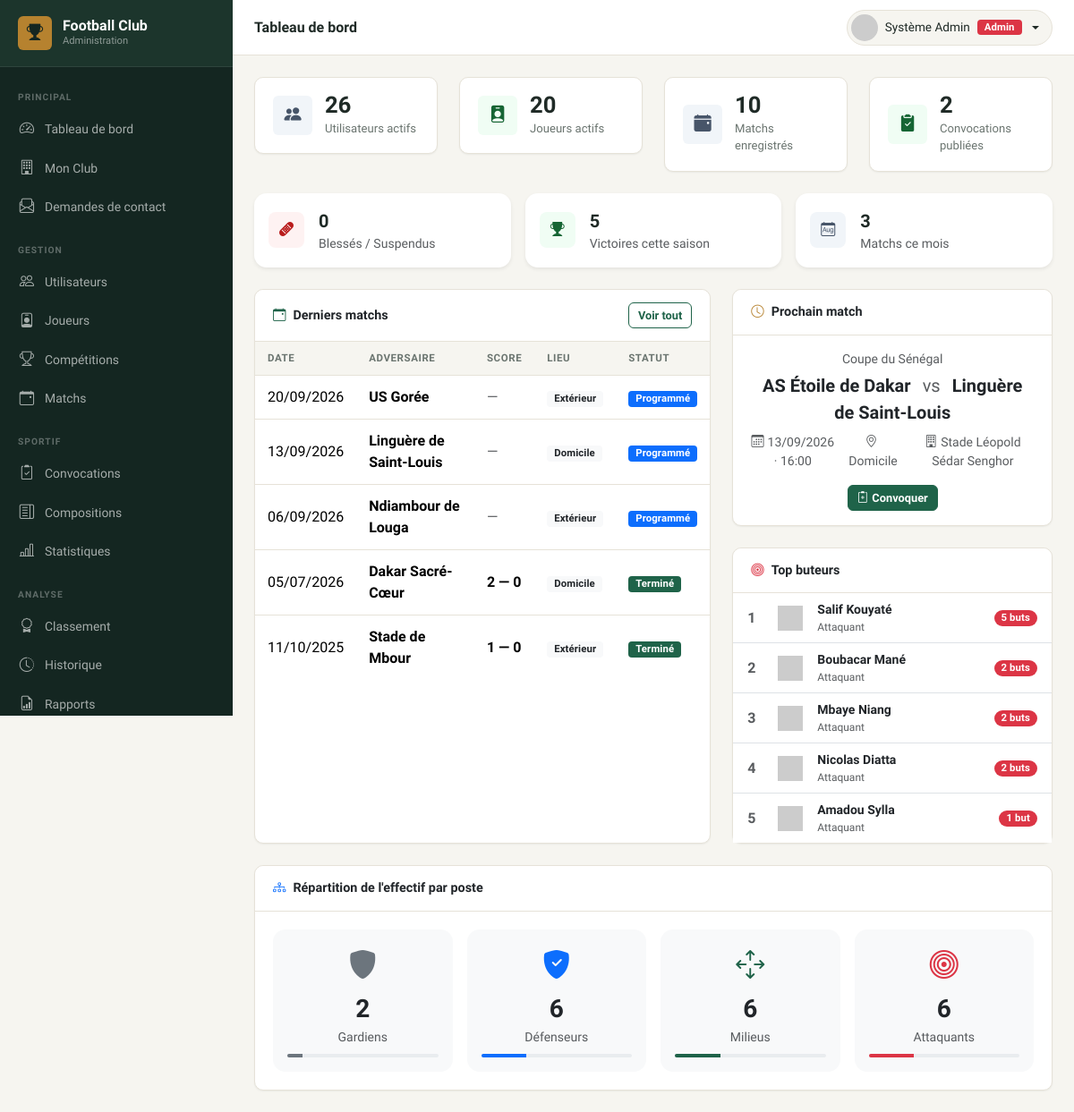
The page /admin/index.php (signed in) on the database its author committed.
### tables this page shows
CREATE TABLE `matchs` (
  `id` int(11) NOT NULL,
  `competition_id` int(11) DEFAULT NULL,
  `date_match` date NOT NULL,
  `heure_match` time DEFAULT NULL,
  `stade` varchar(200) DEFAULT NULL,
  `adversaire` varchar(150) NOT NULL,
  `domicile_exterieur` enum('Domicile','Extérieur') DEFAULT 'Domicile',
  `score_equipe` tinyint(3) UNSIGNED DEFAULT 0,
  `score_adverse` tinyint(3) UNSIGNED DEFAULT 0,
  `statut` enum('Programmé','En cours','Terminé','Annulé','Reporté') DEFAULT 'Programmé',
  `notes` text DEFAULT NULL,
  `created_at` timestamp NOT NULL DEFAULT current_timestamp(),
  `updated_at` timestamp NOT NULL DEFAULT current_timestamp() ON UPDATE current_timestamp()
);

CREATE TABLE `competitions` (
  `id` int(11) NOT NULL,
  `nom` varchar(150) NOT NULL,
  `type` enum('Championnat','Coupe','Amical','Tournoi') DEFAULT 'Championnat',
  `saison` varchar(20) DEFAULT NULL,
  `created_at` timestamp NOT NULL DEFAULT current_timestamp(),
  `updated_at` timestamp NOT NULL DEFAULT current_timestamp() ON UPDATE current_timestamp()
);

### admin/index.php (the view, shortened to what this page needs)
<?php
require_once ROOT_PATH . '/includes/functions.php';
$pdo = getPDO();
$stats = [
    'utilisateurs' => $pdo->query("SELECT COUNT(*) FROM utilisateurs")->fetchColumn(),
    'joueurs'      => $pdo->query("SELECT COUNT(*) FROM joueurs WHERE statut='actif'")->fetchColumn(),
    'matchs'       => $pdo->query("SELECT COUNT(*) FROM matchs")->fetchColumn(),
    'convocations' => $pdo->query("SELECT COUNT(*) FROM convocations WHERE statut='Publiée'")->fetchColumn(),
    'blesses'      => $pdo->query("SELECT COUNT(*) FROM joueurs WHERE statut IN ('blessé','suspendu')")->fetchColumn(),
    'victoires'    => $pdo->query("SELECT COUNT(*) FROM matchs WHERE statut='Terminé' AND score_equipe > score_adverse")->fetchColumn(),
    'matchs_mois'  => $pdo->query("SELECT COUNT(*) FROM matchs WHERE MONTH(date_match)=MONTH(CURDATE()) AND YEAR(date_match)=YEAR(CURDATE())")->fetchColumn(),
];
$derniers_matchs = $pdo->query("
    SELECT m.*, c.nom AS competition
    FROM matchs m
    LEFT JOIN competitions c ON c.id = m.competition_id
    ORDER BY m.date_match DESC LIMIT 5
")->fetchAll();
$prochains = $pdo->query("
    SELECT m.*, c.nom AS competition
    FROM matchs m
    LEFT JOIN competitions c ON c.id = m.competition_id
    WHERE m.statut = 'Programmé' AND m.date_match >= CURDATE()
    ORDER BY m.date_match ASC LIMIT 1
")->fetchAll();
$buteurs = $pdo->query("
    SELECT j.nom, j.prenom, j.poste, j.photo, SUM(s.buts) AS total_buts
    FROM statistiques s
    JOIN joueurs j ON j.id = s.joueur_id
    GROUP BY j.id
    ORDER BY total_buts DESC LIMIT 5
")->fetchAll();
$postes = $pdo->query("
    SELECT poste, COUNT(*) AS nb FROM joueurs WHERE statut='actif' GROUP BY poste
")->fetchAll(PDO::FETCH_KEY_PAIR);
require_once __DIR__ . '/includes/header.php';
?>
<div class="row g-4 mb-4">
    <div class="col-sm-6 col-xl-3">
        <div class="stat-card">
            <div class="stat-icon" style="background:#f1f5f9;color:#475569"><i class="bi bi-people-fill"></i></div>
            <div>
                <div class="stat-value"><?= $stats['utilisateurs'] ?></div>
                <div class="stat-label">Utilisateurs actifs</div>
            </div>
        </div>
    </div>
    <div class="col-sm-6 col-xl-3">
        <div class="stat-card">
            <div class="stat-icon" style="background:#f0fdf4;color:#166534"><i class="bi bi-person-badge-fill"></i></div>
            <div>
                <div class="stat-value"><?= $stats['joueurs'] ?></div>
                <div class="stat-label">Joueurs actifs</div>
            </div>
        </div>
    </div>
    <div class="col-sm-6 col-xl-3">
        <div class="stat-card">
            <div class="stat-icon" style="background:#f1f5f9;color:#475569"><i class="bi bi-calendar-event-fill"></i></div>
            <div>
                <div class="stat-value"><?= $stats['matchs'] ?></div>
                <div class="stat-label">Matchs enregistrés</div>
            </div>
        </div>
    </div>
    <div class="col-sm-6 col-xl-3">
        <div class="stat-card">
            <div class="stat-icon" style="background:#f0fdf4;color:#166534"><i class="bi bi-clipboard2-check-fill"></i></div>
            <div>
                <div class="stat-value"><?= $stats['convocations'] ?></div>
                <div class="stat-label">Convocations publiées</div>
            </div>
        </div>
    </div>
</div>
<div class="row g-3 mb-4">
    <div class="col-sm-4">
        <div class="d-flex align-items-center gap-3 p-3 bg-white rounded-3 shadow-sm">
            <div style="width:40px;height:40px;background:#fef2f2;color:#b91c1c;border-radius:8px;display:flex;align-items:center;justify-content:center">
                <i class="bi bi-bandaid-fill"></i>
            </div>
            <div>
                <div class="fw-bold fs-5"><?= $stats['blesses'] ?></div>
                <div class="text-muted small">Blessés / Suspendus</div>
            </div>
        </div>
    </div>
    <div class="col-sm-4">
        <div class="d-flex align-items-center gap-3 p-3 bg-white rounded-3 shadow-sm">
            <div style="width:40px;height:40px;background:#f0fdf4;color:#166534;border-radius:8px;display:flex;align-items:center;justify-content:center">
                <i class="bi bi-trophy-fill"></i>
            </div>
            <div>
                <div class="fw-bold fs-5"><?= $stats['victoires'] ?></div>
                <div class="text-muted small">Victoires cette saison</div>
            </div>
        </div>
    </div>
    <div class="col-sm-4">
        <div class="d-flex align-items-center gap-3 p-3 bg-white rounded-3 shadow-sm">
            <div style="width:40px;height:40px;background:#f1f5f9;color:#475569;border-radius:8px;display:flex;align-items:center;justify-content:center">
                <i class="bi bi-calendar-month"></i>
            </div>
            <div>
                <div class="fw-bold fs-5"><?= $stats['matchs_mois'] ?></div>
                <div class="text-muted small">Matchs ce mois</div>
            </div>
        </div>
    </div>
</div>
<div class="row g-4">
    <div class="col-lg-7">
        <div class="card table-card h-100">
            <div class="card-header d-flex align-items-center justify-content-between">
                <span><i class="bi bi-calendar-event text-success me-2"></i>Derniers matchs</span>
                <a href="<?= BASE_URL ?>/admin/matchs/index.php" class="btn btn-sm btn-outline-success">Voir tout</a>
            </div>
            <div class="card-body p-0 table-responsive">
                <?php if ($derniers_matchs): ?>
                <table class="table mb-0">
                    <thead><tr>
                        <th>Date</th><th>Adversaire</th><th>Score</th><th>Lieu</th><th>Statut</th>
                    </tr></thead>
                    <tbody>
                    <?php foreach ($derniers_matchs as $m): ?>
                        <tr>
                            <td><?= formatDate($m['date_match']) ?></td>
                            <td class="fw-semibold"><?= e($m['adversaire']) ?></td>
                            <td>
                                <?php if ($m['statut'] === 'Terminé'): ?>
                                    <span class="fw-bold"><?= $m['score_equipe'] ?> — <?= $m['score_adverse'] ?></span>
                                <?php else: ?>
                                    <span class="text-muted">—</span>
                                <?php endif; ?>
                            </td>
                            <td><span class="badge bg-light text-dark"><?= e($m['domicile_exterieur']) ?></span></td>
                            <td><?= statusBadge($m['statut']) ?></td>
                        </tr>
                    <?php endforeach; ?>
                    </tbody>
                </table>
                <?php else: ?>
                    <div class="text-center py-5 text-muted"><i class="bi bi-calendar-x fs-2 d-block mb-2"></i>Aucun match enregistré</div>
                <?php endif; ?>
            </div>
        </div>
    </div>
    <div class="col-lg-5">
        <div class="card mb-4">
            <div class="card-header"><i class="bi bi-clock text-warning me-2"></i>Prochain match</div>
            <?php if ($prochains): $m = $prochains[0]; ?>
            <div class="card-body text-center py-3">
                <div class="text-muted small mb-1">
                    <?= $m['competition'] ? e($m['competition']) : 'Match amical' ?>
                </div>
                <div class="fw-bold fs-5 mb-2">AS Étoile de Dakar <span class="text-muted fw-normal mx-2">vs</span> <?= e($m['adversaire']) ?></div>
                <div class="d-flex justify-content-center gap-3 text-muted small mb-3">
                    <span><i class="bi bi-calendar3 me-1"></i><?= formatDate($m['date_match']) ?><?= $m['heure_match'] ? ' · '.formatTime($m['heure_match']) : '' ?></span>
                    <span><i class="bi bi-geo-alt me-1"></i><?= e($m['domicile_exterieur']) ?></span>
                    <?php if ($m['stade']): ?>
                    <span><i class="bi bi-building me-1"></i><?= e($m['stade']) ?></span>
                    <?php endif; ?>
                </div>
                <a href="<?= BASE_URL ?>/admin/convocations/add.php?match_id=<?= $m['id'] ?>" class="btn btn-sm btn-success">
                    <i class="bi bi-clipboard2-plus me-1"></i>Convoquer
                </a>
            </div>
            <?php else: ?>
                <div class="card-body text-center py-4 text-muted small">Aucun match à venir</div>
            <?php endif; ?>
        </div>
        <div class="card">
            <div class="card-header"><i class="bi bi-bullseye text-danger me-2"></i>Top buteurs</div>
            <div class="card-body p-0">
                <?php if ($buteurs): ?>
                <ul class="list-group list-group-flush">
                    <?php foreach ($buteurs as $i => $b): ?>
                    <li class="list-group-item px-3 py-2 d-flex align-items-center gap-3">
                        <span class="fw-bold text-muted" style="width:18px"><?= $i+1 ?></span>
                        <img src="<?= avatarUrl($b['photo'], $b['prenom'].' '.$b['nom']) ?>" class="avatar-sm" alt="">
                        <div class="flex-grow-1">
                            <div class="fw-semibold small"><?= e($b['prenom']) ?> <?= e($b['nom']) ?></div>
                            <div class="text-muted" style="font-size:.75rem"><?= e($b['poste']) ?></div>
                        </div>
                        <span class="badge bg-danger rounded-pill"><?= $b['total_buts'] ?> but<?= $b['total_buts'] > 1 ? 's' : '' ?></span>
                    </li>
                    <?php endforeach; ?>
                </ul>
                <?php else: ?>
                    <div class="text-center py-4 text-muted small">Aucune statistique disponible</div>
                <?php endif; ?>
            </div>
        </div>
    </div>
</div>
<?php if (array_sum($postes) > 0): ?>
<div class="row g-4 mt-0">
    <div class="col-12">
        <div class="card">
            <div class="card-header"><i class="bi bi-diagram-3 text-primary me-2"></i>Répartition de l'effectif par poste</div>
            <div class="card-body">
                <div class="row g-3">
                    <?php
                    $postesConfig = [
                        'Gardien'   => ['bg-secondary', 'bi-shield-fill'],
                        'Défenseur' => ['bg-primary',   'bi-shield-fill-check'],
                        'Milieu'    => ['bg-success',   'bi-arrows-move'],
                        'Attaquant' => ['bg-danger',    'bi-bullseye'],
                    ];
                    $total = array_sum($postes);
                    foreach ($postesConfig as $poste => [$color, $icon]):
                        $nb  = $postes[$poste] ?? 0;
                        $pct = $total > 0 ? round($nb / $total * 100) : 0;
                    ?>
                    <div class="col-6 col-md-3">
                        <div class="text-center p-3 rounded-3 bg-light">
                            <i class="bi <?= $icon ?> fs-2 <?= str_replace('bg-','text-',$color) ?>"></i>
                            <div class="fw-bold fs-3 mt-1"><?= $nb ?></div>
                            <div class="text-muted small"><?= $poste ?>s</div>
                            <div class="progress mt-2" style="height:4px">
                                <div class="progress-bar <?= $color ?>" style="width:<?= $pct ?>%"></div>
                            </div>
                        </div>
                    </div>
                    <?php endforeach; ?>
                </div>
            </div>
        </div>
    </div>
</div>
<?php endif; ?>
<?php require_once __DIR__ . '/includes/footer.php'; ?>

### includes/functions.php (shortened to what this page needs)
<?php
function e(string $str): string {
    return htmlspecialchars($str, ENT_QUOTES | ENT_SUBSTITUTE, 'UTF-8');
}
function formatDate(?string $date): string {
    return date('d/m/Y', strtotime($date));
}
function formatTime(?string $time): string {
    return substr($time, 0, 5);
}
function statusBadge(string $status): string {
    $map = [
        'actif'      => 'success',
        'inactif'    => 'secondary',
        'blessé'     => 'warning',
        'suspendu'   => 'danger',
        'Programmé'  => 'primary',
        'Terminé'    => 'success',
        'En cours'   => 'warning',
        'Annulé'     => 'danger',
        'Reporté'    => 'secondary',
        'Publiée'    => 'success',
        'Brouillon'  => 'secondary',
        'Convoqué'   => 'success',
        'Absent'     => 'danger',
        'Blessé'     => 'warning',
        'Titulaire'  => 'primary',
        'Remplaçant' => 'secondary',
    ];
    $color = $map[$status] ?? 'secondary';
    return "<span class=\"badge bg-$color\">" . e($status) . '</span>';
}
function roleBadge(string $role): string {
    $map = ['admin' => 'danger', 'coach' => 'primary', 'staff' => 'warning', 'joueur' => 'success'];
    $labels = ['admin' => 'Admin', 'coach' => 'Coach', 'staff' => 'Staff', 'joueur' => 'Joueur'];
    $color = $map[$role] ?? 'secondary';
    $label = $labels[$role] ?? $role;
    return "<span class=\"badge bg-$color\">" . e($label) . '</span>';
}
function avatarUrl(?string $photo, string $name = '?'): string {
    $initials = urlencode(strtoupper(substr($name, 0, 1)));
    return "https://ui-avatars.com/api/?name=$initials&background=2d6a4f&color=fff&size=80";
}

### rows shown on the page
matchs: date_match "20/09/2026", adversaire "US Gorée", domicile_exterieur "Extérieur", statut "Programmé"
matchs: date_match "13/09/2026", adversaire "Linguère de Saint-Louis", domicile_exterieur "Domicile", statut "Programmé", competition.nom "Coupe du Sénégal", heure_match "16:00", stade "Stade Léopold Sédar Senghor"
matchs: date_match "06/09/2026", adversaire "Ndiambour de Louga", domicile_exterieur "Extérieur", statut "Programmé"
matchs: date_match "05/07/2026", adversaire "Dakar Sacré-Cœur", score_equipe "2", score_adverse "0", domicile_exterieur "Domicile", statut "Terminé"
matchs: date_match "11/10/2025", adversaire "Stade de Mbour", score_equipe "1", score_adverse "0", domicile_exterieur "Extérieur", statut "Terminé"

### other values the page prints
$pageTitle "Tableau de bord"
$label "Admin"
$stats['utilisateurs'] "26"
$stats['joueurs'] "20"
$stats['matchs'] "10"
$stats['convocations'] "2"
$stats['blesses'] "0"
$stats['victoires'] "5"
$stats['matchs_mois'] "3"
$b['prenom'] "Salif"
$b['nom'] "Kouyaté"
$b['poste'] "Attaquant"
$b['total_buts'] "5"
$b['prenom'] "Boubacar"
$b['nom'] "Mané"
